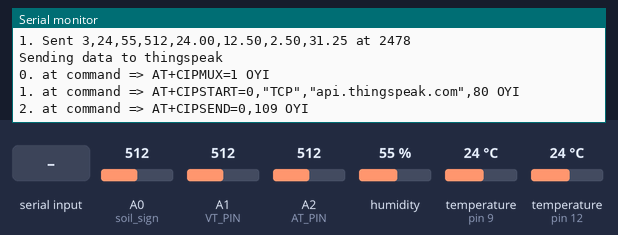
A sketch run on a simulated Arduino Mega 2560, built with avr-gcc and run on an emulated ATmega2560. Parts: the last lines printed to the serial monitor. Wiring (inferred from the names in the program): DHT11 sensor: data pin 9. The inputs (shaded band) are chosen by the test bench; at power-on: humidity 55 %, temperature (sensors on pin 12, pin 9) 24 °C, A0 (soil_sign) = 512, A1 (VT_PIN) = 512, A2 (AT_PIN) = 512. WiFi joins after 1.5 s; servers stay silent unless stated; no MQTT or app messages arrive unless stated; the modem accepts every AT command (registered, SIM ready, sends succeed) and sends nothing else.

Above: at 2.7 s.
2.8 s: humidity set to 22 %
At 4.2 s:
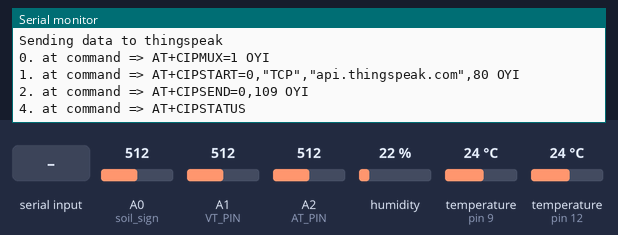
12.4 s: temperature (sensor on pin 12) set to 12 °C
At 13.05 s:
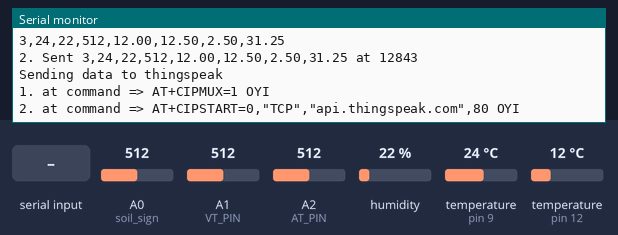
13.9 s: A0 (soil_sign) set to 716
At 14.7 s:
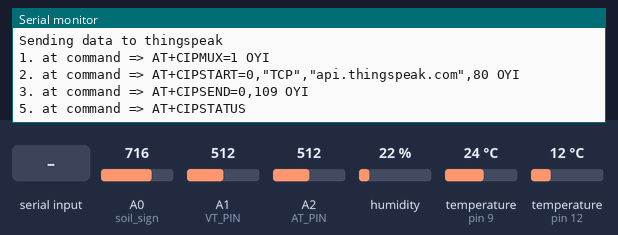

Measured:
- after the input at 12.4 s, the serial monitor: prints a new line after 0.30 s (image 2)

The sketch:

PrototypeVer2.ino
```cpp
//setup Wifi and mqtt
#include <WiFiEsp.h>
#include <WiFiEspClient.h>
#include <WiFiEspUdp.h>
#include <PubSubClient.h>
//include libraries for soil temperature
#include <OneWire.h>
#include <DallasTemperature.h>
#include <dht.h>//library for dht11(air temperature and humidity)
#include <SoftwareSerial.h>//library for esp8266


#define ONE_WIRE_BUS 12
#define RX 10
#define TX 11
#define DHT11PIN 9
#define soil_sign A0
#define VT_PIN A1
#define AT_PIN A2
#define PERIOD 1800000// Every 30 minutes = 1800000
dht DHT11;
OneWire oneWire(ONE_WIRE_BUS);
DallasTemperature sensors(&oneWire);

//Define variable for timing
unsigned long startMillis;  //some global variables available anywhere in the program

//settings for wifi connection to thingspeak
/*String AP = "NETGEAR26";       // CHANGE ME
String PASS = "12345678"; // CHANGE ME*/
int a=0;

//Things need to change
int deviceID =3; //Change it for different device
char ssid[] = ""; // your network SSID (name)
char pass[] = ""; // your network password
int status = WL_IDLE_STATUS; // the Wifi radio's status
String API = "FP2IDWVXL5QLDD4U";   // CHANGE ME FOR THINGSPEAK


String HOST = "api.thingspeak.com";
String PORT = "80";
int countTrueCommand;
int countTimeCommand;
boolean found = false;
int valSensor = 1;

SoftwareSerial Serial1(RX,TX);
WiFiEspClient espClient;
PubSubClient client(espClient);

void setup()
{
  switch(deviceID){
    case(1):API="0A55BE5XWOL0CFLQ";
            break;
    case(2):API="V5PDEOU4FCKNXMWA";
            break;
    case(3):API="UYUELD0XL7CKMFZU";
            break;
    case(4):API="WNELV7ZAGZER6I77";
            break;
    case(5):API="IOLS5N1MKPMDRSYQ";
            break;
    case(6):API="G0POJ6URCNKC40X8";
            break;
  }
  Serial.begin(9600);
  Serial1.begin(9600);

  //espwifi setup
  WiFi.init(&Serial1);

  // check for the presence of the shield
  if (WiFi.status() == WL_NO_SHIELD) {
    Serial.println("WiFi shield not present");

    // don't continue
    while (true);
  }


  // attempt to connect to WiFi network
  while ( status != WL_CONNECTED) {
      Serial.print("Attempting to connect to WPA SSID: ");
      Serial.println(ssid);
       // Connect to WPA/WPA2 network

      status = WiFi.begin(ssid, pass);
  }


  // you're connected now, so print out the data
  Serial.println("You're connected to the network");


  //connect to MQTT server
  client.setServer("192.168.1.24", 1883);
  client.setCallback(callback);


  startMillis = millis();


  //sensors setting
  //pinMode(relay_pin,OUTPUT);
  pinMode(soil_sign, INPUT);
  sensors.begin();//begin the soil temperature sensors
}

void loop()
{

  Serial.print("Wifi status: ");
  Serial.println(WiFi.status());
  //Getting all sensors values
  int sensorValue = analogRead(soil_sign);
  int vt_read = analogRead(VT_PIN);
  int at_read = analogRead(AT_PIN);
  int chk = DHT11.read11(DHT11PIN);
  int tem=DHT11.temperature;
  int hum=DHT11.humidity;
  float voltage = vt_read * (5.0 / 1024.0) * 5.0;
  float current = at_read * (5.0 / 1024.0);
  float watts = voltage * current;

  //Printing data for debug on serial monitor
  sensors.requestTemperatures();
  Serial.print(F("Soil temperature: "));
  Serial.println(sensors.getTempCByIndex(0));
  Serial.print(F("Moisture: "));
  Serial.println(sensorValue);
  Serial.print(F("DHT Temperature: "));
  Serial.println(tem);
  Serial.print(F("DHT Humidity: "));
  Serial.println(hum);
  Serial.print(F("Volts: "));
  Serial.print(voltage, 3);
  Serial.print(F("\tAmps: "));
  Serial.print(current,3);
  Serial.print(F("\tWatts: "));
  Serial.println(watts,3);
  Serial.println();


  //Combine data into one string in the format that (AirTemp AirHum SoilMoi SoilTemp Volt Current Watts)
  String str=String(deviceID)+","+String(tem)+","+String(hum)+","+String(sensorValue)+","+String(sensors.getTempCByIndex(0))
            +","+String(voltage)+","+String(current)+","+String(watts);

  Serial.println(str);
  char msg[50];
  str.toCharArray(msg,50);

  if (millis() - startMillis >= PERIOD || millis() <= 300000 )  //test whether the period has elapsed
  {
    //reconnect wifi if disconnect
    checkwifi();
    //reconnect mqtt if disconnect
    if (!client.connected()) {
       reconnect();
    }
    if(client.connected())
        publishing(msg);

    //sending data to thingspeak.
    Serial.println("Sending data to thingspeak");
    String getData = "GET /update?api_key="+ API +"&field1="+String(tem)+"&field2="+String(hum)+"&field3="+String(sensorValue)
                   +"&field4="+String(sensors.getTempCByIndex(0))+"&field5="+String(current)+"&field6="+String(voltage);
    sendCommand("AT+CIPMUX=1",5,"OK");
    bool sent=0;
    int retried=0;
    while((!sent) &&(retried<5)){       //retry when fail
      sendCommand("AT+CIPSTART=0,\"TCP\",\""+ HOST +"\","+ PORT,15,"OK");
      sent=sendCommand("AT+CIPSEND=0," +String(getData.length()+4),4,">");
      Serial1.println(getData);
      retried++;
  }
  countTrueCommand++;
    sendCommand("AT+CIPSTATUS",8,"STATUS");
    sendCommand("AT+CIPCLOSE",5,"OK");

    startMillis = millis();  //IMPORTANT to save the start time of the current LED state.
  }

  client.loop();
  delay(1000);
 }


int sendCommand(String command, int maxTime, char readReplay[]) {
  Serial.print(countTrueCommand);
  Serial.print(". at command => ");
  Serial.print(command);
  Serial.print(" ");
  found = false;
  while(countTimeCommand < (maxTime*1))
  {
    Serial1.println(command);//at+cipsend
    if(Serial1.find(readReplay))//ok
    {
      found = true;
      break;
    }
    countTimeCommand++;
  }
  if(found == true)
  {
    Serial.println("OYI");
    countTrueCommand++;
    countTimeCommand = 0;
    return 1;
  }
  if(found == false)
  {
    Serial.println("Fail");
    countTrueCommand = 0;
    countTimeCommand = 0;
    return 0;
  }
 }


 void publishing(char* msg){
  a++;
  client.publish("esp/test", msg);
  Serial.print(a);
  Serial.print(". Sent ");
  Serial.print(msg);
  Serial.print(" at ");
  Serial.println(millis());

}


void reconnect() {
  // Loop until we're reconnected
  int tried=0;
  while (!client.connected()&&tried<3) {
    Serial.print("Attempting MQTT connection...");
    // Attempt to connect, just a name to identify the client
    if (client.connect("UNO","pi","codexpress")) {
      Serial.println("connected");
      //client.subscribe("esp/test",0);

    } else {
      Serial.print("failed, rc=");
      Serial.print(client.state());
      Serial.println(" try again");
      if(client.state()==-3){
        checkwifi();
      }
      tried++;
      delay(3000);
    }
  }
}


void callback(char* topic, byte* payload, unsigned int length) {
  Serial.print("Message arrived [");
  Serial.print(topic);

  Serial.print("] ");
  for (int i=0;i<length;i++) {
    char receivedChar = (char)payload[i];
    Serial.print(receivedChar);
    if (receivedChar == '0')
      Serial.println("Off");
    if (receivedChar == '1')
      Serial.println("On");

  }
  Serial.println();
}


void checkwifi(){
  while ( !WiFi.status()) {
     Serial.print("Attempting to connect to WPA SSID: ");
     Serial.println(ssid);
     // Connect to WPA/WPA2 network

     status = WiFi.begin(ssid, pass);
    }
}
```
